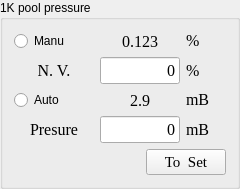
          <widget class="QGroupBox" name="groupBox_4">
           <property name="minimumSize">
            <size>
             <width>231</width>
             <height>171</height>
            </size>
           </property>
           <property name="title">
            <string>1K pool pressure</string>
           </property>
           <layout class="QVBoxLayout" name="verticalLayout_5">
            <item>
             <layout class="QHBoxLayout" name="horizontalLayout_20">
              <item>
               <widget class="QRadioButton" name="rb_itc_heater_off_3">
                <property name="text">
                 <string>Manu</string>
                </property>
               </widget>
              </item>
              <item>
               <widget class="QLabel" name="lb_itc_heater_3">
                <property name="sizePolicy">
                 <sizepolicy hsizetype="Fixed" vsizetype="Preferred">
                  <horstretch>0</horstretch>
                  <verstretch>0</verstretch>
                 </sizepolicy>
                </property>
                <property name="minimumSize">
                 <size>
                  <width>80</width>
                  <height>0</height>
                 </size>
                </property>
                <property name="maximumSize">
                 <size>
                  <width>80</width>
                  <height>16777215</height>
                 </size>
                </property>
                <property name="font">
                 <font>
                  <family>Times New Roman</family>
                  <pointsize>12</pointsize>
                  <bold>false</bold>
                 </font>
                </property>
                <property name="text">
                 <string>0.123</string>
                </property>
                <property name="alignment">
                 <set>Qt::AlignCenter</set>
                </property>
               </widget>
              </item>
              <item>
               <widget class="QLabel" name="label1_31">
                <property name="sizePolicy">
                 <sizepolicy hsizetype="Fixed" vsizetype="Fixed">
                  <horstretch>0</horstretch>
                  <verstretch>0</verstretch>
                 </sizepolicy>
                </property>
                <property name="minimumSize">
                 <size>
                  <width>40</width>
                  <height>0</height>
                 </size>
                </property>
                <property name="maximumSize">
                 <size>
                  <width>40</width>
                  <height>16777215</height>
                 </size>
                </property>
                <property name="font">
                 <font>
                  <family>Times New Roman</family>
                  <pointsize>12</pointsize>
                 </font>
                </property>
                <property name="text">
                 <string>%</string>
                </property>
               </widget>
              </item>
             </layout>
            </item>
            <item>
             <layout class="QHBoxLayout" name="horizontalLayout_21">
              <item>
               <widget class="QLabel" name="label_10">
                <property name="minimumSize">
                 <size>
                  <width>80</width>
                  <height>0</height>
                 </size>
                </property>
                <property name="maximumSize">
                 <size>
                  <width>80</width>
                  <height>16777215</height>
                 </size>
                </property>
                <property name="font">
                 <font>
                  <family>Times New Roman</family>
                  <pointsize>12</pointsize>
                 </font>
                </property>
                <property name="text">
                 <string>N. V.</string>
                </property>
                <property name="alignment">
                 <set>Qt::AlignCenter</set>
                </property>
               </widget>
              </item>
              <item>
               <widget class="QLineEdit" name="le_itc_heater_set_3">
                <property name="sizePolicy">
                 <sizepolicy hsizetype="Fixed" vsizetype="Fixed">
                  <horstretch>0</horstretch>
                  <verstretch>0</verstretch>
                 </sizepolicy>
                </property>
                <property name="minimumSize">
                 <size>
                  <width>80</width>
                  <height>0</height>
                 </size>
                </property>
                <property name="maximumSize">
                 <size>
                  <width>80</width>
                  <height>16777215</height>
                 </size>
                </property>
                <property name="font">
                 <font>
                  <family>Times New Roman</family>
                  <pointsize>12</pointsize>
                 </font>
                </property>
                <property name="text">
                 <string>0</string>
                </property>
                <property name="alignment">
                 <set>Qt::AlignRight|Qt::AlignTrailing|Qt::AlignVCenter</set>
                </property>
               </widget>
              </item>
              <item>
               <widget class="QLabel" name="label1_32">
                <property name="sizePolicy">
                 <sizepolicy hsizetype="Fixed" vsizetype="Fixed">
                  <horstretch>0</horstretch>
                  <verstretch>0</verstretch>
                 </sizepolicy>
                </property>
                <property name="minimumSize">
                 <size>
                  <width>40</width>
                  <height>0</height>
                 </size>
                </property>
                <property name="maximumSize">
                 <size>
                  <width>40</width>
                  <height>16777215</height>
                 </size>
                </property>
                <property name="font">
                 <font>
                  <family>Times New Roman</family>
                  <pointsize>12</pointsize>
                 </font>
                </property>
                <property name="text">
                 <string>%</string>
                </property>
               </widget>
              </item>
             </layout>
            </item>
            <item>
             <layout class="QHBoxLayout" name="horizontalLayout_22">
              <item>
               <widget class="QRadioButton" name="rb_itc_heater_on_3">
                <property name="text">
                 <string>Auto</string>
                </property>
               </widget>
              </item>
              <item>
               <widget class="QLabel" name="lb_itc_temp_3">
                <property name="sizePolicy">
                 <sizepolicy hsizetype="Fixed" vsizetype="Preferred">
                  <horstretch>0</horstretch>
                  <verstretch>0</verstretch>
                 </sizepolicy>
                </property>
                <property name="minimumSize">
                 <size>
                  <width>80</width>
                  <height>0</height>
                 </size>
                </property>
                <property name="maximumSize">
                 <size>
                  <width>80</width>
                  <height>16777215</height>
                 </size>
                </property>
                <property name="font">
                 <font>
                  <family>Times New Roman</family>
                  <pointsize>12</pointsize>
                  <bold>false</bold>
                 </font>
                </property>
                <property name="text">
                 <string>2.9</string>
                </property>
                <property name="alignment">
                 <set>Qt::AlignCenter</set>
                </property>
               </widget>
              </item>
              <item>
               <widget class="QLabel" name="label1_33">
                <property name="sizePolicy">
                 <sizepolicy hsizetype="Fixed" vsizetype="Fixed">
                  <horstretch>0</horstretch>
                  <verstretch>0</verstretch>
                 </sizepolicy>
                </property>
                <property name="minimumSize">
                 <size>
                  <width>40</width>
                  <height>0</height>
                 </size>
                </property>
                <property name="maximumSize">
                 <size>
                  <width>40</width>
                  <height>16777215</height>
                 </size>
                </property>
                <property name="font">
                 <font>
                  <family>Times New Roman</family>
                  <pointsize>12</pointsize>
                 </font>
                </property>
                <property name="text">
                 <string>mB</string>
                </property>
               </widget>
              </item>
             </layout>
            </item>
            <item>
             <layout class="QHBoxLayout" name="horizontalLayout_23">
              <item>
               <widget class="QLabel" name="label_7">
                <property name="minimumSize">
                 <size>
                  <width>80</width>
                  <height>0</height>
                 </size>
                </property>
                <property name="maximumSize">
                 <size>
                  <width>80</width>
                  <height>16777215</height>
                 </size>
                </property>
                <property name="font">
                 <font>
                  <family>Times New Roman</family>
                  <pointsize>12</pointsize>
                 </font>
                </property>
                <property name="text">
                 <string>Presure</string>
                </property>
                <property name="alignment">
                 <set>Qt::AlignCenter</set>
                </property>
               </widget>
              </item>
              <item>
               <widget class="QLineEdit" name="le_itc_temp_set_3">
                <property name="sizePolicy">
                 <sizepolicy hsizetype="Fixed" vsizetype="Fixed">
                  <horstretch>0</horstretch>
                  <verstretch>0</verstretch>
                 </sizepolicy>
                </property>
                <property name="minimumSize">
                 <size>
                  <width>80</width>
                  <height>0</height>
                 </size>
                </property>
                <property name="maximumSize">
                 <size>
                  <width>80</width>
                  <height>16777215</height>
                 </size>
                </property>
                <property name="font">
                 <font>
                  <family>Times New Roman</family>
                  <pointsize>12</pointsize>
                 </font>
                </property>
                <property name="text">
                 <string>0</string>
                </property>
                <property name="alignment">
                 <set>Qt::AlignRight|Qt::AlignTrailing|Qt::AlignVCenter</set>
                </property>
               </widget>
              </item>
              <item>
               <widget class="QLabel" name="label1_34">
                <property name="sizePolicy">
                 <sizepolicy hsizetype="Fixed" vsizetype="Fixed">
                  <horstretch>0</horstretch>
                  <verstretch>0</verstretch>
                 </sizepolicy>
                </property>
                <property name="minimumSize">
                 <size>
                  <width>40</width>
                  <height>0</height>
                 </size>
                </property>
                <property name="maximumSize">
                 <size>
                  <width>40</width>
                  <height>16777215</height>
                 </size>
                </property>
                <property name="font">
                 <font>
                  <family>Times New Roman</family>
                  <pointsize>12</pointsize>
                 </font>
                </property>
                <property name="text">
                 <string>mB</string>
                </property>
               </widget>
              </item>
             </layout>
            </item>
            <item>
             <layout class="QHBoxLayout" name="horizontalLayout_24">
              <item>
               <spacer name="horizontalSpacer_9">
                <property name="orientation">
                 <enum>Qt::Horizontal</enum>
                </property>
                <property name="sizeHint" stdset="0">
                 <size>
                  <width>40</width>
                  <height>20</height>
                 </size>
                </property>
               </spacer>
              </item>
              <item>
               <widget class="QPushButton" name="pb_scan_temp_3">
                <property name="sizePolicy">
                 <sizepolicy hsizetype="Fixed" vsizetype="Fixed">
                  <horstretch>0</horstretch>
                  <verstretch>0</verstretch>
                 </sizepolicy>
                </property>
                <property name="maximumSize">
                 <size>
                  <width>200</width>
                  <height>16777215</height>
                 </size>
                </property>
                <property name="font">
                 <font>
                  <family>Times New Roman</family>
                  <pointsize>11</pointsize>
                 </font>
                </property>
                <property name="text">
                 <string>To  Set</string>
                </property>
               </widget>
              </item>
             </layout>
            </item>
           </layout>
          </widget>
